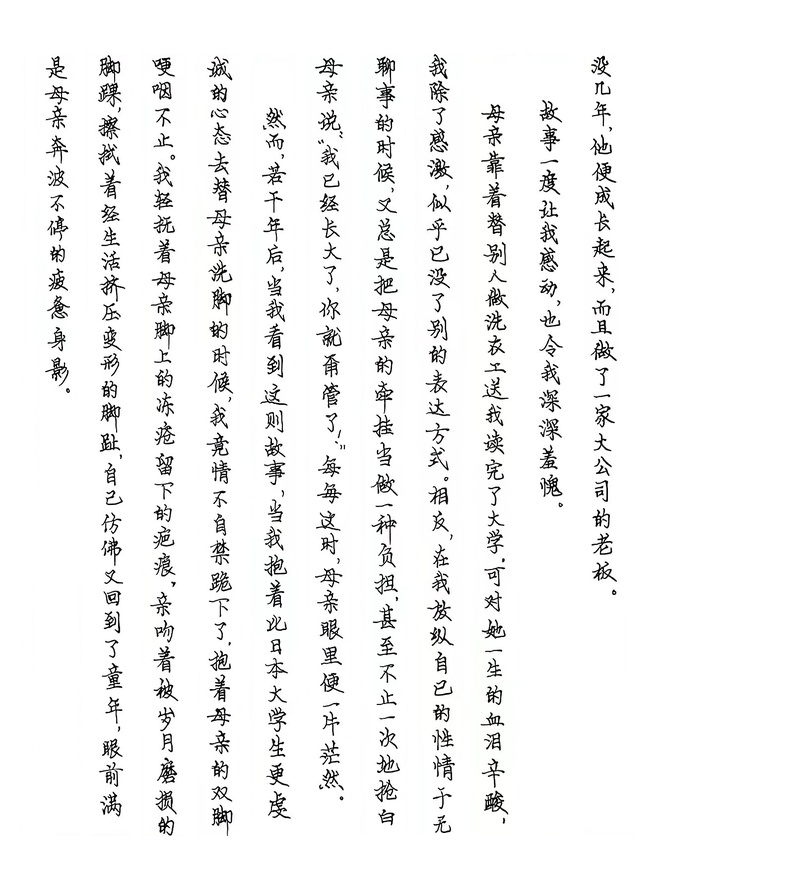
#> input picture compute/python/ocr_demo/PIC/TEST08.jpg, 794 x 889 px, shrunk from 1600 x 1792 before the run, found by its file name; the run also reads 1 picture not shown here
$ jupyter execute --allow-errors '分割文字图像.ipynb'   (shell and % lines are left out)
#> lines starting #> are read from the running program, lines starting #| are printed output that depends on the picture; after the words box and inside, x2 and y2 are one past the last pixel; in counts of white or black regions, pixels touching at a corner belong together
[cell 1]
'''
Created on 2019年3月15日

@author: Qiuyi
'''
from matplotlib import pyplot as plt
import numpy as np
import cv2

rawPicPath = r"H:\TEMP\TEXT_PROCCESS\TEST08.jpg"
# rawPicPath = r"H:\TEMP\TEXT_PROCCESS\result\0.jpg"

rawimg = cv2.imread(rawPicPath)
#> rawimg is the input picture: shape (889, 794, 3); mean B, G, R 243.4, 243.5, 243.5
# rawimg = cv2.imread(r"D:\LearningFiles\splitCharactersOfPicture(python+cv2)\6E57.jpg")
fig = plt.figure(figsize=(10,15))
fig.add_subplot(2,3,1)
plt.title("raw image")
plt.imshow(rawimg)

fig.add_subplot(2,3,2)
plt.title("grey scale image")
# 在处理之前，我们首先应该将图像去RGB，即在它对应的灰度图像上进行处理。
# 我们可以使用opencv python库中的cvtColor函数来实现到灰度图像的转换
grayscaleimg = cv2.cvtColor(rawimg,cv2.COLOR_BGR2GRAY)
plt.imshow(grayscaleimg,cmap='gray')

# 然后，我们需要对图片进行归一化，这样可以减少最后分割出的数字中的噪声
# 这里我们采取了对每个像素减去图像总像素的平均数，并设置阈值50以下的像素归零来实现归一化
# 这样基本上背景像素就变成0了
grayscaleimg = grayscaleimg - int(np.mean(grayscaleimg))
grayscaleimg[grayscaleimg < 50] = 0

# counting non-zero value by row , axis y
# 可以得到字符高的边界
row_nz = []
for row in grayscaleimg.tolist():
    row_nz.append(len(row) - row.count(0))
#> after the loop, row_nz = 889 values, max 96 at index 92, min 0 at index 0, mean 43.25
fig.add_subplot(2,3,3)
plt.title("non-zero values on y (by row)")
plt.plot(row_nz)

# counting non-zero value by column, x axis
# 可以得到字符宽的边界，波形的波谷即间隔
col_nz = []
for col in grayscaleimg.T.tolist():
    col_nz.append(len(col) - col.count(0))
#> after the loop, col_nz = 794 values, max 306 at index 220, min 0 at index 0, mean 48.42
fig.add_subplot(2,3,4)
plt.title("non-zero values on y (by col)")
plt.plot(col_nz)


##### start split
# first find upper and lower boundary of y (row)
fig.add_subplot(2,3,5)
plt.title("y boudary deleted")
upper_y = 0
# 遇到行不为0，即有数字时，记录行数
for i,x in enumerate(row_nz):
    if x != 0:
        upper_y = i
        break
#> this loop made 55 passes
#> (x, upper_y) on pass 55: (3, 54)
lower_y = 0
for i,x in enumerate(row_nz[::-1]):
    if x!=0:
        lower_y = len(row_nz) - i
        break
#> this loop made 54 passes
#> (x, lower_y) on pass 54: (6, 836)
sliced_y_img = grayscaleimg[upper_y:lower_y,:]
plt.imshow(sliced_y_img)

# then we find left and right boundary of every digital (x, on column)
column_boundary_list = []
record = False
# list[:-1],slice all the list without the last one
for i,x in enumerate(col_nz[:-1]):
	# 寻找边界i
    if (col_nz[i] == 0 and col_nz[i+1] != 0) or col_nz[i] != 0 and col_nz[i+1] == 0:
        column_boundary_list.append(i+1)
#> this loop made 793 passes
#> x on passes 1 to 3: 0, 0, 0
#> after the loop, column_boundary_list = [44, 70, 98, 126, 150, 179, 206, 234, 260, 291, 315, 346, 370, 400, 425, 455, 480, 509, 538, 563, 590, 617]
img_list = []
# i是所有左边界，[i:i+2]切片得到每个字符的左右边界
xl = [ column_boundary_list[i:i+2] for i in range(0,len(column_boundary_list),2) ]
#> xl = [[44, 70], [98, 126], [150, 179], [206, 234], [260, 291], [315, 346], [370, 400], [425, 455], [480, 509], [538, 563], [590, 617]]
for x in xl:
    img_list.append(sliced_y_img[:,x[0]:x[1]] )
#> this loop made 11 passes
#> after the loop, img_list = 11 items

# del invalid image
# 删去宽度不大于5像素的错误图片
img_list = [ x for x in img_list if x.shape[1] > 5 ]

# show image
fig = plt.figure()
plt.title("x boudary deleted")
for i,img in enumerate(img_list):
    fig.add_subplot(3,4,i+1)
    plt.imshow(img)
    plt.imsave(r"H:\TEMP\TEXT_PROCCESS\result\%s.jpg"%i,img)
#> this loop made 11 passes

plt.show()

## 纵横简单识别  未成功 调试较为麻烦

[cell 2]
import cv2
import numpy as np

path = r'H:\TEMP\TEXT_PROCCESS\TEST02.jpg'
# root = r'H:\TEMP\TEXT_PROCCESS\output\'

#path = 'test.jpg'
root = 'output\\'


# 图像resize
dsize = 36
img = cv2.imread(path)
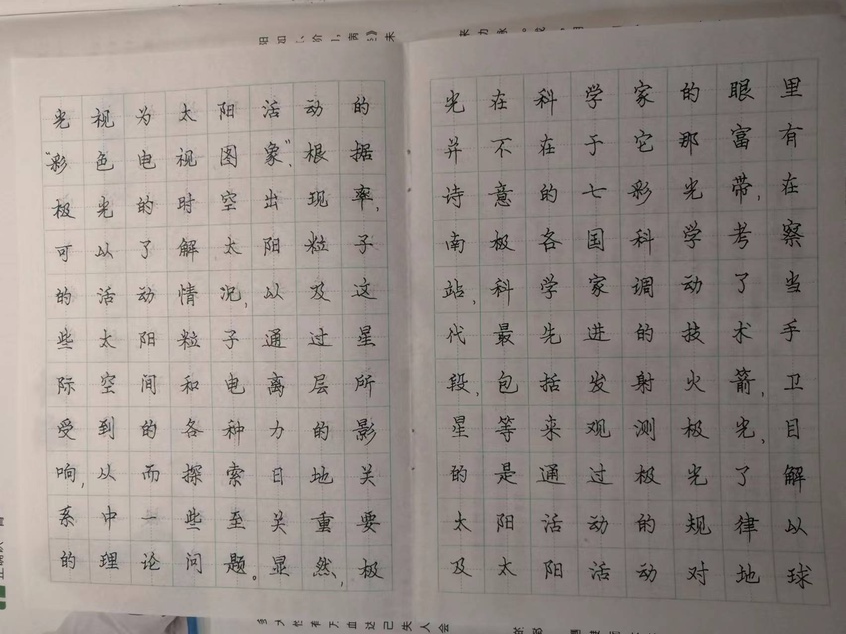
#> input picture compute/python/ocr_demo/PIC/TEST02.jpg, 846 x 634 px, shrunk from 1706 x 1279 before the run, found by its file name
#> img is the input picture: shape (634, 846, 3); mean B, G, R 135.4, 140.4, 149.1
data = np.array(img)
height = data.shape[0]
width = data.shape[1]
# 设置最小的文字像素高度
min_val = 10

start_i = -1
end_i = -1
# 存放每行的起止坐标
rowinfo = []

# 行分割
for i in range(height):

    # 行中有字相关信息
    if (not data[i].all()):
        end_i = i
        if(start_i < 0):
            start_i = i
            pass
    # 行中无字相关信息
    elif (data[i].all() and start_i >= 0):
        if(end_i - start_i >= min_val):
            rowinfo.append((start_i, end_i))
            pass
        start_i, end_i = -1, -1
#> after the loop, rowinfo = []; start_i = -1
print(rowinfo)

# 列分割
start_j = -1
end_j = -1
# 最小文字像素宽度
min_val_word = 10
# 分割后保存编号
number = 0
for start, end in rowinfo:
    for j in range(width):
        # 列中有字相关信息
        if(not data[start: end, j].all()):
             end_j = j
             if(start_j < 0):
                 start_j = j
                 pass
        # 列中无字信息
        elif(data[start: end, j].all() and start_j >= 0):
            if(end_j - start_j >= min_val_word):
                img = data[start:end, start_j: end_j]
                im2save = cv2.resize(img, (dsize, dsize)) #归一化处理
                cv2.imwrite(root + '%d.jpg' % number, im2save)
                print(root + '%d.jpg' % number)
                number += 1
                pass
            start_j, end_j = -1, -1
#> this loop made 0 passes
#> after the loop, number = 0; start_j = -1

## 纵横投影操作

[cell 3]
import cv2
import numpy as np
from matplotlib import pyplot as plt

fig = plt.figure(figsize=(10,15))

'''水平投影'''

def getHProjection(image):
    hProjection = np.zeros(image.shape,np.uint8)
 #图像高与宽
    (h,w)=image.shape
 #长度与图像高度一致的数组
    h_ = [0]*h
 #循环统计每一行白色像素的个数
    for y in range(h):
        for x in range(w):
            if image[y,x] == 255:
                h_[y]+=1
#绘制水平投影图像
    for y in range(h):
        for x in range(h_[y]):
            hProjection[y,x] = 255
    plt.title("hProjection2")
    plt.imshow(hProjection)

    return h_


def getVProjection(image):
    vProjection = np.zeros(image.shape,np.uint8);
#图像高与宽
    (h,w) = image.shape
 #长度与图像宽度一致的数组
    w_ = [0]*w
 #循环统计每一列白色像素的个数
    for x in range(w):
        for y in range(h):
            if image[y,x] == 255:
                w_[x]+=1
 #绘制垂直平投影图像
    for x in range(w):
        for y in range(h-w_[x],h):
            vProjection[y,x] = 255
    plt.title('vProjection')
    plt.imshow(vProjection)
    return w_

####################################

def DOIT(rawPic):
    print('start')
 #读入原始图像
    # rawPic = r'H:\TEMP\TEXT_PROCCESS\TEST01.jpg'
    origineImage = cv2.imread(rawPic)
    print('origineImage')
    plt.title("origineImage")
    plt.imshow(origineImage)

 # 图像灰度化
     #image = cv2.imread('test.jpg',0)
    image = cv2.cvtColor(origineImage,cv2.COLOR_BGR2GRAY)
    print('灰度化')
    plt.title("gray")
    plt.imshow( image)
 # 将图片二值化
    retval, img = cv2.threshold(image,127,255,cv2.THRESH_BINARY_INV)
    print('图片二值化')
    plt.title("binary")
    plt.imshow(img)
 #图像高与宽
    print('图像高与宽')
    (h,w)=img.shape
    Position = []
    # print(' (h,w)::\n '+h+'\n'+w)
 #水平投影
    print('水平投影')
    H = getHProjection(img)
    start = 0
    H_Start = []
    H_End = []
 #根据水平投影获取垂直分割位置
    print('根据水平投影获取垂直分割位置')
    print('len(H):: '+ str(len(H)))
    for i in range(len(H)):
        if H[i] > 0 and start ==0:
            H_Start.append(i)
            start = 1
        if H[i] <= 0 and start == 1:
            H_End.append(i)
            start = 0

 #分割行，分割之后再进行列分割并保存分割位置
    print('分割行，分割之后再进行列分割并保存分割位置')
    print('len(H_Start):: '+str(len(H_Start)))
    for i in range(len(H_Start)):
        #获取行图像
        cropImg = img[H_Start[i]:H_End[i], 0:w]
        plt.title("cropImg")
        plt.imshow(cropImg)

  #对行图像进行垂直投影
        W = getVProjection(cropImg)
        Wstart = 0
        Wend = 0
        W_Start = 0
        W_End = 0
    print('len(W):: '+str(len(W)))
    for j in range(len(W)):
        if W[j] > 0 and Wstart ==0:
            W_Start =j
            Wstart = 1
            Wend=0

        if W[j] <= 0 and Wstart == 1:
            W_End =j
            Wstart = 0
            Wend=1

        if Wend == 1:
            Position.append([W_Start,H_Start[i],W_End,H_End[i]])
            Wend =0

 #根据确定的位置分割字符
    print('pos:: '+str(len(Position)))
    for m in range(len(Position)):
        cv2.rectangle(origineImage, (Position[m][0],Position[m][1]), (Position[m][2],Position[m][3]), (0 ,229 ,238), 1)
        plt.title("image")
        plt.imshow(origineImage)
        cv2.waitKey(0)

####################################
DOIT(r'H:\TEMP\TEXT_PROCCESS\TEST08.jpg')
#> after the loop in getHProjection, `for y in range(h):`:
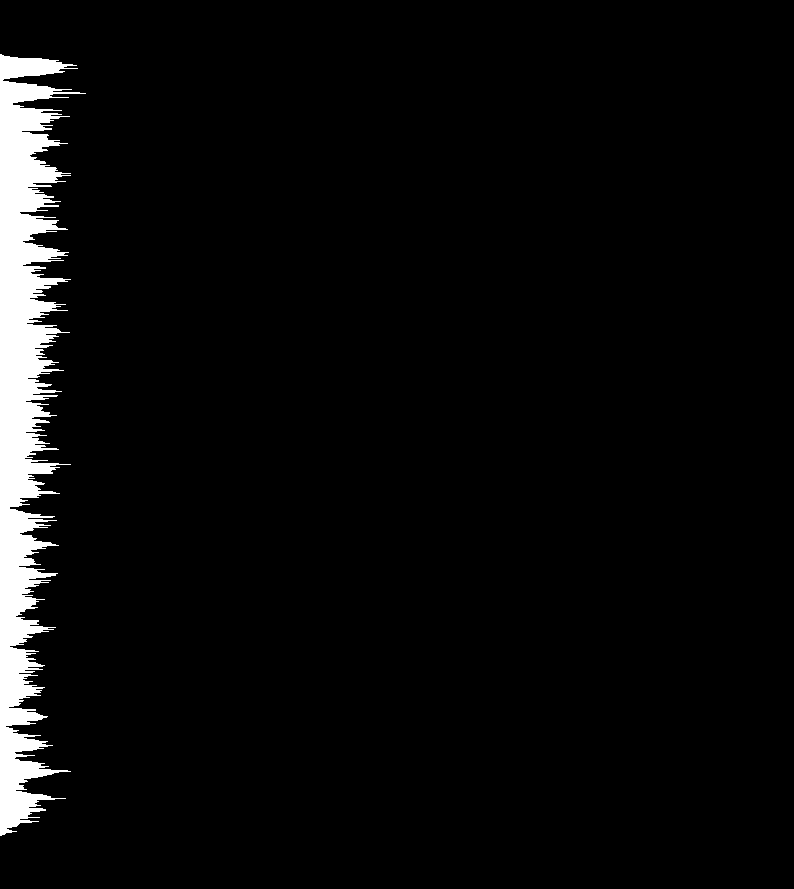
#> hProjection: shape (889, 794); 4.4% white; 1 white region, box (x1, y1, x2, y2) and area: (0, 54, 86, 836) 31021
#> in DOIT, `H = getHProjection(img)`: H = 889 values, max 86 at index 93, min 0 at index 0, mean 34.89
#| len(H):: 889
#> the loop in DOIT, `for i in range(len(H)):` made 889 passes
#> start on passes 55, 837: 1, 0
#> after the loop in DOIT, `for i in range(len(H)):`: H_End = [836]; H_Start = [54]; start = 0
#| len(H_Start):: 1
#> the loop in DOIT, `for i in range(len(H_Start)):` made 1 pass
#> (h in getVProjection, w in getVProjection, Wstart, Wend, W_Start, W_End) on pass 1: (782, 794, 0, 0, 0, 0)
#> pass 1, in DOIT, `cropImg = img[H_Start[i]:H_End[i], 0:w]`:
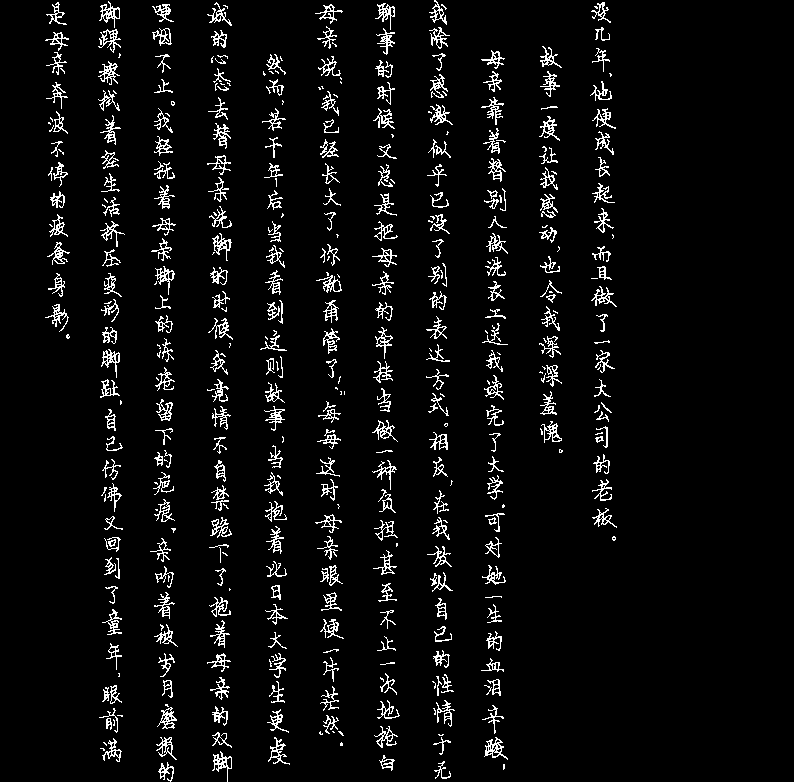
#> cropImg: shape (782, 794); 5% white in thin lines or dots, all inside (x1, y1, x2, y2) = (45, 0, 617, 782)
#| len(W):: 794
#> the loop in DOIT, `for j in range(len(W)):` made 794 passes
#> after the loop in DOIT, `for j in range(len(W)):`: Position = [[45, 54, 70, 836], [98, 54, 125, 836], [150, 54, 178, 836], [207, 54, 233, 836], [260, 54, 290, 836], [315, 54, 345, 836], [372, 54, 400, 836], [426, 54, 455, 836], [481, 54, 508, 836], [539, 54, 563, 836], [590, 54, 617, 836]]; W_End = 617; W_Start = 590; Wend = 0
#| pos:: 11
#> the loop in DOIT, `for m in range(len(Position)):` made 11 passes
#> after the loop in DOIT, `for m in range(len(Position)):`:
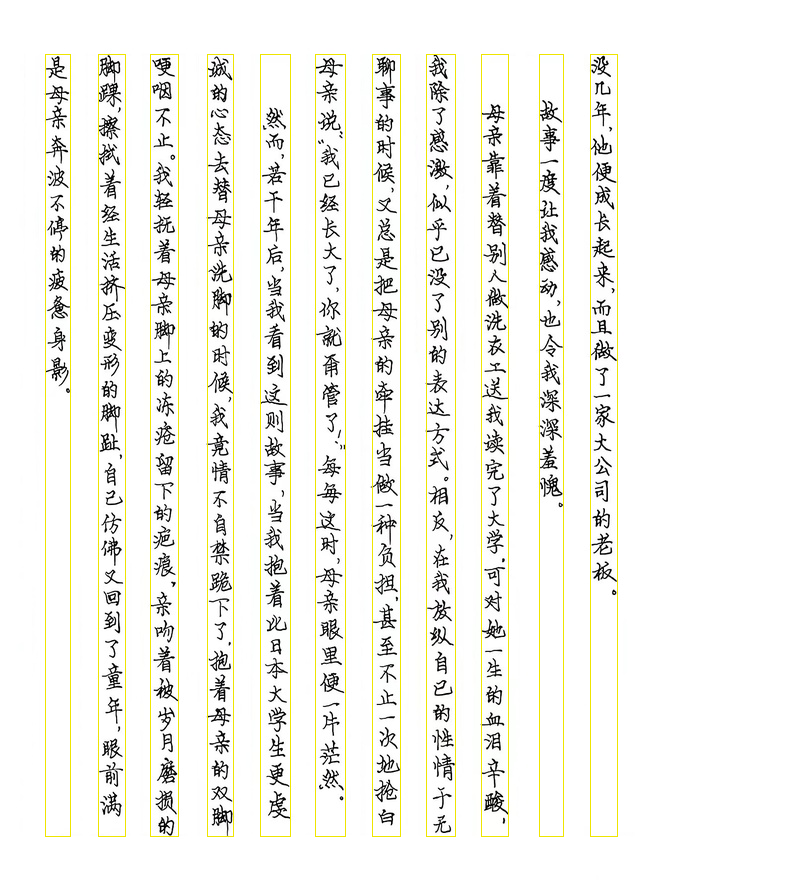
#> origineImage: shape (889, 794, 3); 2.52% of pixels changed, all inside (x1, y1, x2, y2) = (45, 54, 618, 837)
# [59 lines of commented-out code are left out]

#> (a cell that did not finish here is left out)

#> call 2 of DOIT, with rawPic = 'H:\\TEMP\\TEXT_PROCCESS\\TEST01.jpg'
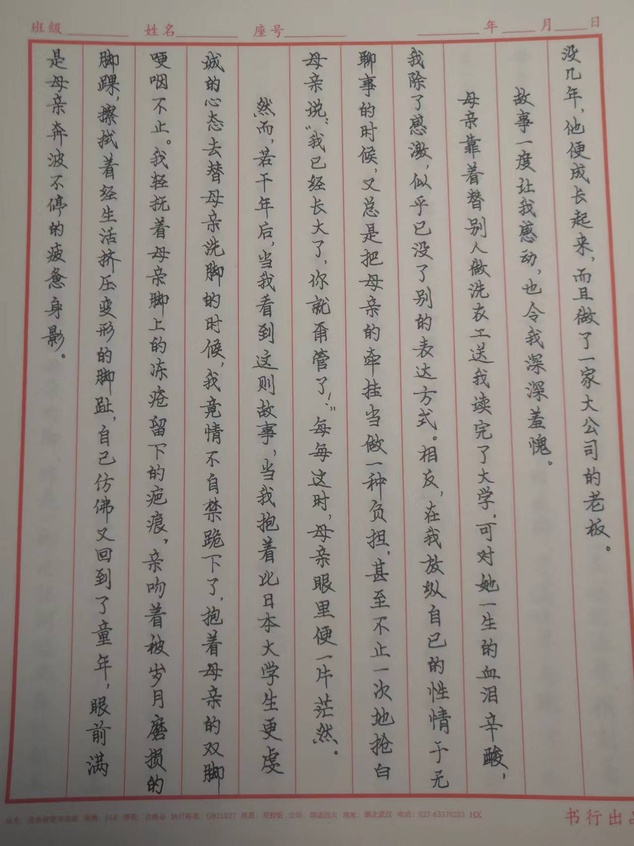
#> input picture compute/python/ocr_demo/PIC/TEST01.jpg, 634 x 846 px, shrunk from 1279 x 1706 before the run, found by its file name
#> in DOIT, origineImage is the input picture: shape (846, 634, 3); mean B, G, R 134.2, 140.8, 148.5
#> after the loop in getHProjection (call 2), `for y in range(h):`:
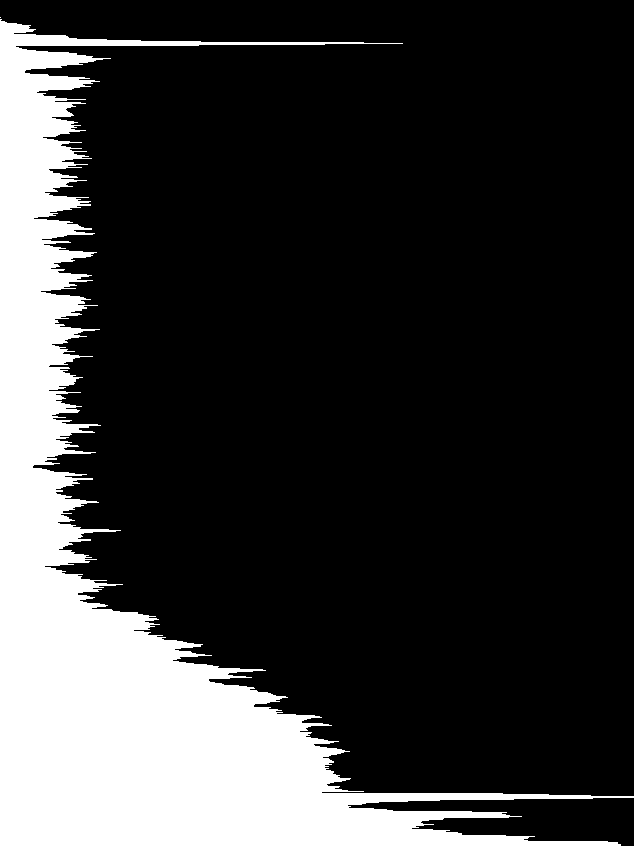
#> hProjection: shape (846, 634); 21.5% white; 2 white regions (1 under 20 px), largest, box (x1, y1, x2, y2) and area: (0, 19, 634, 846) 115409
#> in DOIT (call 2), `H = getHProjection(img)`: H = 846 values, max 634 at index 796, min 0 at index 0, mean 136.4
#| len(H):: 846
#> (the rest of the program and of its run is left out)
